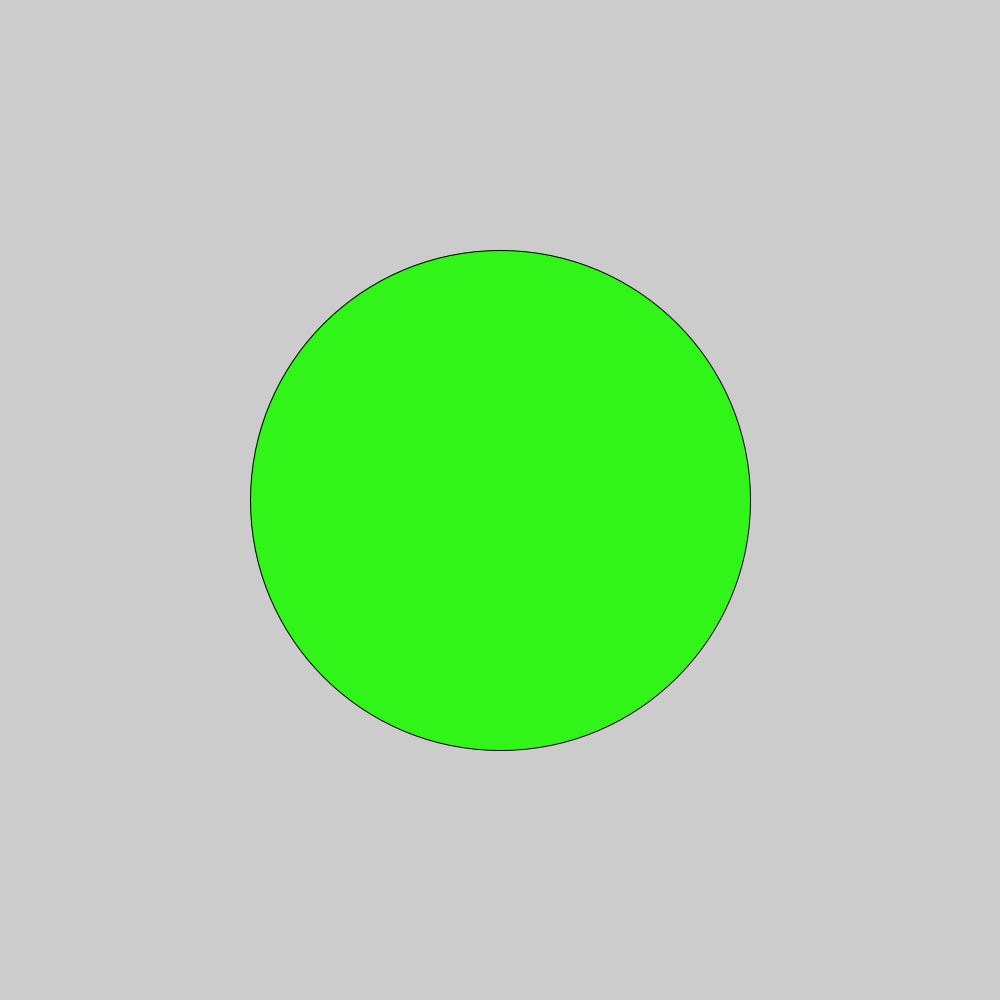
Frame 1 (no input)
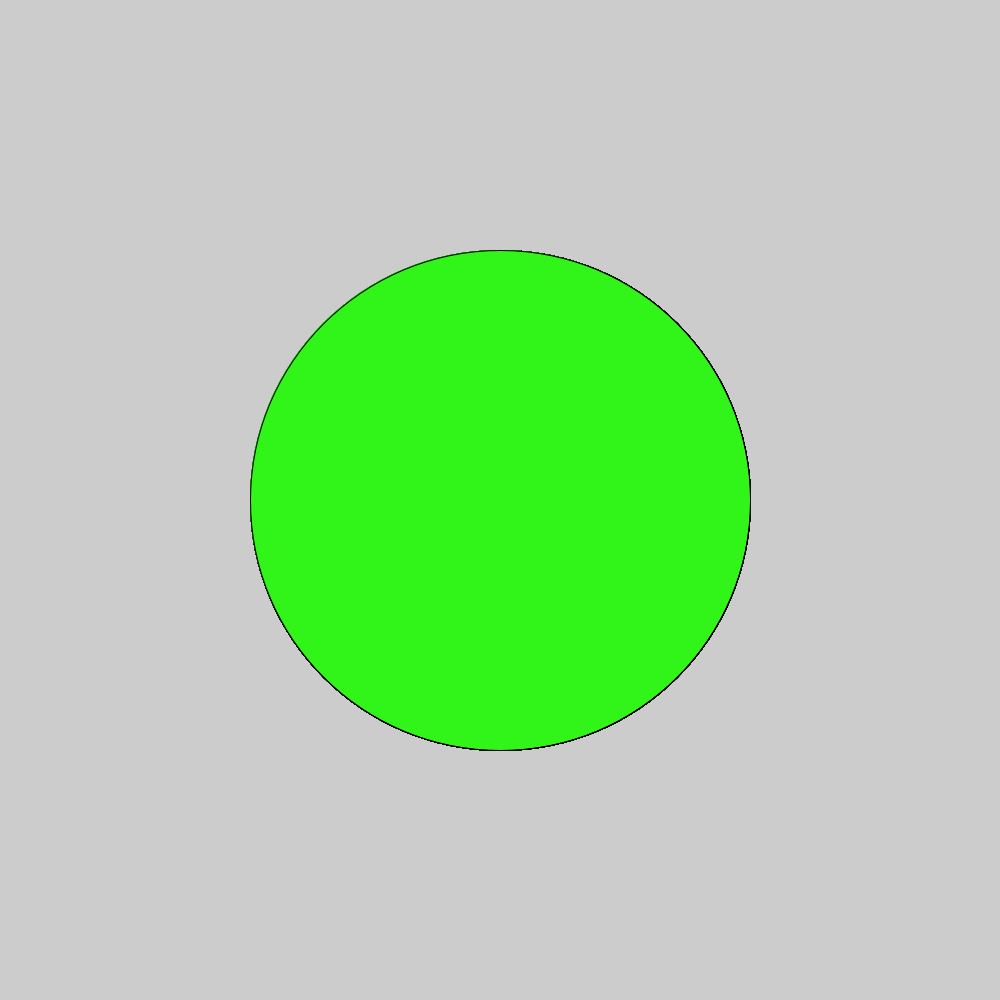
Frame 60 (the mouse pressed at the canvas centre just before this capture)
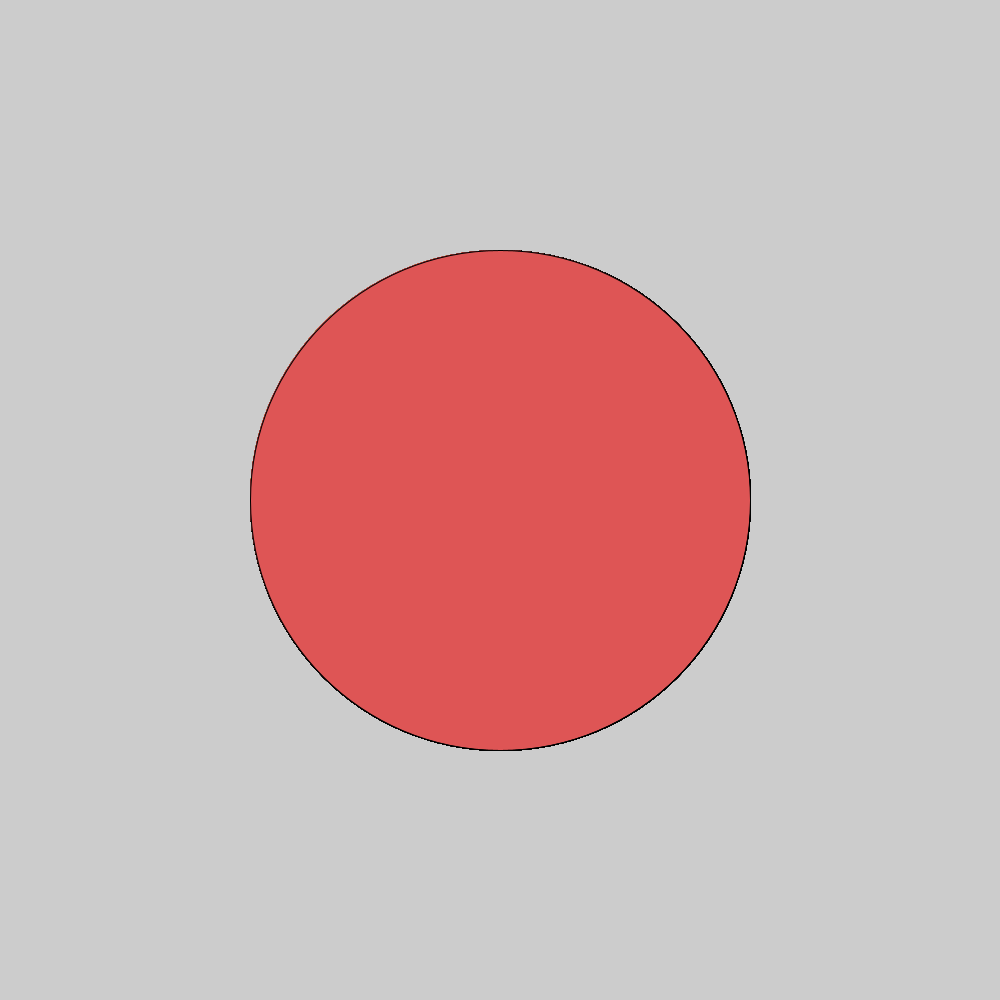
Frame 120 (the mouse held since frame 60 and released just before this capture)

The Processing sketch that drew these frames (run headless with seeded random() and noise(); from frame 60 on, the mouse is pressed at the canvas centre):

// Processing sketch: sonny_project_2
// ── sonny_project_2.pde
void setup() {
size(1000,1000);
}

void draw() {
fill(#DE5555);
if(mousePressed){
  fill(#DE5555);
}else{
  fill(#31F519);}
  ellipse(500,500,500,500);
}
